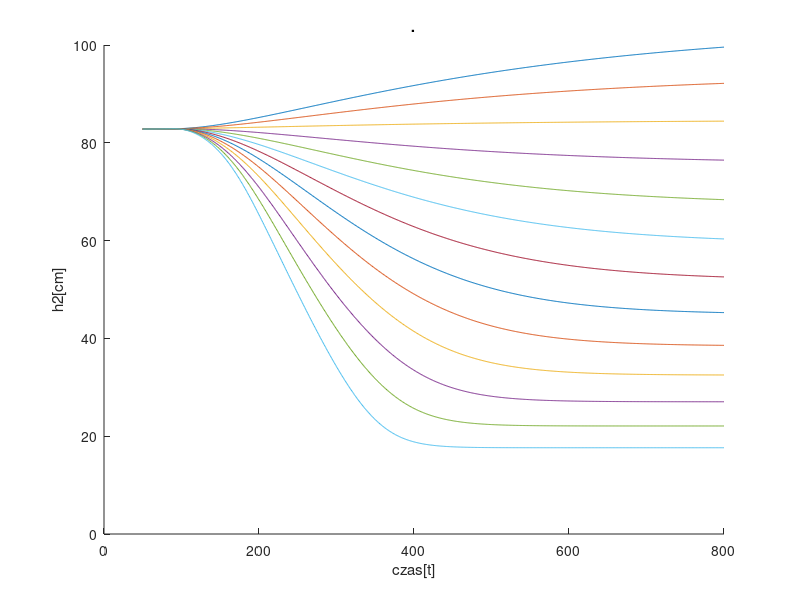

Recreate this plot in MATLAB.
clear variables
close all

%Stale%
C1=0.85;
C2=0.9;
alpha1=12;
alpha2=10;


%Punkt pracy%
tau=40;
F1P=73;
FDP=19;
h2P=82.81;
h1P=(alpha2/alpha1)^2*h2P;
V1P=C1*h1P*h1P;
V2P=C2*h2P*h2P;


%pozostałe%
start=50;
n=800;

figure
title('.')
xlabel('czas[t]')
ylabel('h2[cm]')
hold on

for i = 83:-5:23

    F1in= F1P * ones(1,n);
    F1in(start:n) = i;
    F1 = F1P * ones(1,n);
    FD = FDP * ones(1,n);
    h1 = h1P * ones(1,n);
    h2 = h2P * ones(1,n);
    V1 = C1 * h1P * h1P * ones(1,n);
    V2 = C2 * h2P * h2P * ones(1,n);
    
    for t=tau+1:n
        F1(t)= F1in(t-tau);
        V1(1,t) = V1(1,t-1) + F1(t-1) + FD(t-1) -alpha1*h1(1,t-1)^0.5;
        V2(1,t) = V2(1,t-1) + alpha1*h1(1,t-1)^0.5 -alpha2*h2(1,t-1)^0.5;
        h1(1,t) = (V1(1,t)/C1)^0.5;
        h2(1,t) = (V2(1,t)/C2)^0.5;           
    end
     plot(start:n,h2(1,start:end))
    
end
